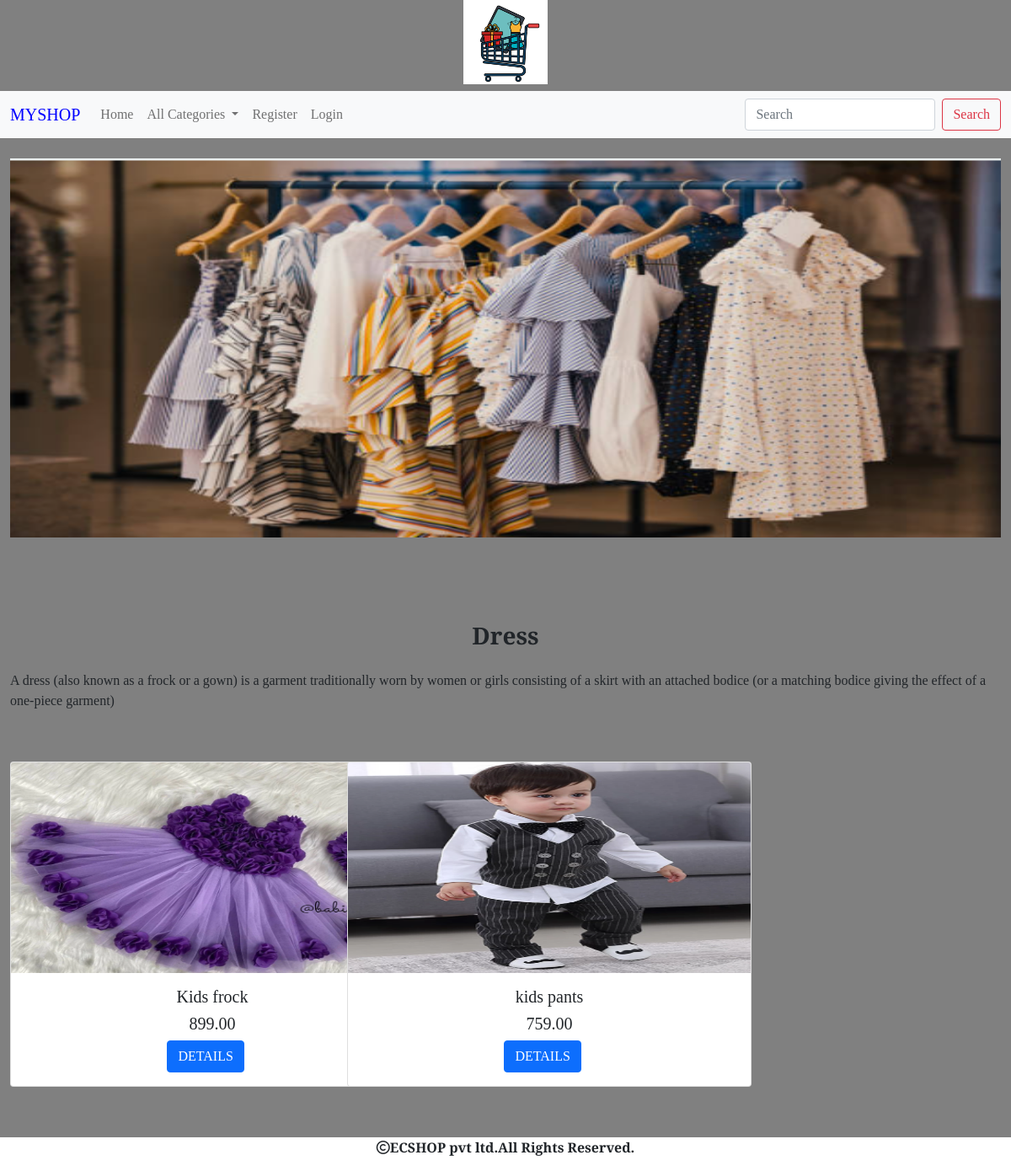
/allproducts/Dress, run on the app's committed database.
### shop/models.py (models this page shows, shortened)
class Category(models.Model):
    name=models.CharField(max_length=20)
    desc=models.TextField()
    image=models.ImageField(upload_to='shop/categories',blank=True,null=True)

class Product(models.Model):
    name = models.CharField(max_length=20)
    desc = models.TextField()
    image = models.ImageField(upload_to='shop/products',blank=True, null=True)
    price=models.DecimalField(max_digits=10,decimal_places=2)
    category=models.ForeignKey(Category,on_delete=models.CASCADE)
    stock=models.IntegerField()
    available=models.BooleanField(default=True)
    created=models.DateTimeField(auto_now_add=True)
    updated=models.DateTimeField(auto_now=True)

### shop/views.py (the view)
# urls.py: path('allproducts/<p>',views.allproducts,name="allproducts"),
def allproducts(request,p):
    c=Category.objects.get(name=p)
    p=Product.objects.filter(category=c)
    return render(request,'product.html',{'c':c,'p':p})

### cart/context_processors.py (called while the page is built, shortened)
def productcount(request):
    item_count=0
    return{'count':item_count}

### shop/context_processors.py (called while the page is built)
def menu_links(request):
    c=Category.objects.all()
    return {'links':c}

### templates/product.html
{% extends 'base.html' %}
{% load static %}
{% block content %}
<div class="container-fluid mt-4" style="margin-bottom:100px;">
    <img src="{{c.image.url}}" width="100%" height="450px">
</div>
<div class="container-fluid mt-1" style="margin-bottom:60px;">
    <h3 class="text-center fw-bold pb-3">{{c.name}}</h3>
    <p class="line-height:1.8;text-align:justify;">{{c.desc}}</p>
</div>
<div class="container-fluid mt-1 rounded rounded-5" style="margin-bottom:100px;">
    <div class="row">
        {% for i in p %}
             <div class="col-sm-4">
        <div class="card" style="width: 30rem;">
  <img src="{{i.image.url}}" class="card-img-top" alt="..." height="250px" width="100%;">
  <div class="card-body">
    <h5 class="card-title text-center ">{{i.name}}</h5>
    <h5 class=" text-center ">{{i.price}}</h5>
    <a href="{%  url 'shop:detail' i.name%}" class="btn btn-primary" style="position:relative;left:38%;">DETAILS</a>
  </div>
</div>
        </div>{% endfor %}
    </div>
</div>
{% endblock %}

### static/css/style.css (style rules this page uses)
body { background-color:gray; font-family: 'Hedvig Letters Serif', serif; }

### data on the page
Category: image (picture), name "Dress", desc "A dress (also known as a frock or a gown) is a garment traditionally worn by women or girls consisting of a skirt with an attached bodice (or a matching bodice giving the effect of a one-piece garment)"
Product: image (picture), name "Kids frock", price "899.00"
Product: image (picture), name "kids pants", price "759.00"
